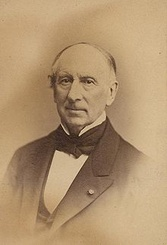
#> input picture datasets/images/Augustin_Louis_Cauchy.jpg, 167 x 245 px, shrunk from 220 x 323 before the run; the run also reads 1 picture not shown here
$ python visualisation.py
#> lines starting #> are read from the running program, lines starting #| are printed output that depends on the picture
# %%

import numpy as np
import cv2
from PIL import Image
import random
from glob import glob
import os
import matplotlib.pyplot as plt

# %%
# Convertit les images en nuance de gris


def GaussianNoise(image):
    """
    Return six images with gaussian noise,
    sigma = 10, 25, 50, 75, 170
    """
    noisy_images = []
    sigmas = np.array([10, 25, 50, 75, 170])

    for i in sigmas:
        row, col, ch = image.shape
        mean = 0
        sigma = i
        gauss = np.random.normal(mean, sigma, (row, col, ch))
        gauss = gauss.reshape(row, col, ch)
        noisy = image + gauss
        noisy_images.append(noisy)

    return noisy_images


def SavNoise(noisy_images, filename):
    for i in range(len(noisy_images)):
        cv2.imwrite(
            f'datasets/visualization/noisy_images/{filename}_AWG_{i}.jpg', noisy_images[i])


def sp_noise(image, prob):
    '''
    Add salt and pepper noise to image
    prob: Probability of the noise
    '''
    output = np.zeros(image.shape, np.uint8)
    thres = 1 - prob
    for i in range(image.shape[0]):
        for j in range(image.shape[1]):
            rdn = random.random()
            if rdn < prob:
                output[i][j] = 0
            elif rdn > thres:
                output[i][j] = 255
            else:
                output[i][j] = image[i][j]
    return output


def visualization(path='datasets/images/FDS.jpg', filename='FDS'):

#> called with filename = 'Augustin_Louis_Cauchy'
    img = Image.open(path)
#> img is the input picture: PIL image 167x245 RGB; mean R, G, B 177.1, 148, 111.9
    BaW = img.convert("L")
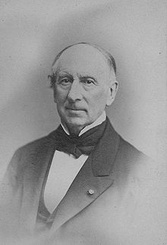
#> BaW: PIL image 167x245 L; min 20, max 217, mean 152.6
    BaW.save(f"datasets/visualization/images_BW/{filename}_BW.png")

    img1 = cv2.imread(f"datasets/visualization/images_BW/{filename}_BW.png")
#> img1: shape (245, 167, 3); min 20, max 217, mean 152.6
    AWG_img1 = GaussianNoise(img1)
#> the loop in GaussianNoise, `for i in sigmas:` made 5 passes
#> pass 1, in GaussianNoise, `noisy = image + gauss`:
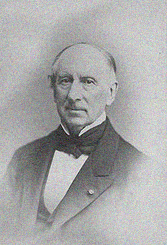
#> noisy: shape (245, 167, 3) float64; mean B, G, R 152.6, 152.7, 152.6; drawn with min black and max white
#> pass 2, in GaussianNoise, `noisy = image + gauss`:
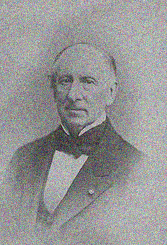
#> noisy: shape (245, 167, 3) float64; mean B, G, R 152.5, 152.6, 152.8; drawn with min black and max white
#> pass 3, in GaussianNoise, `noisy = image + gauss`:
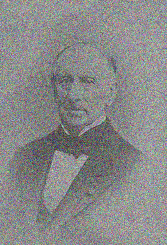
#> noisy: shape (245, 167, 3) float64; mean B, G, R 152.6, 153.1, 152.5; drawn with min black and max white
#> after the loop in GaussianNoise, `for i in sigmas:`: noisy_images = 5 items
#> AWG_img1 = 5 items
    SavNoise(AWG_img1, filename)
#> the loop in SavNoise, `for i in range(len(noisy_images)):` made 5 passes
    sp_img1 = sp_noise(img1, 0.05)
#> after the loop in sp_noise, `for i in range(image.shape[0]):`:
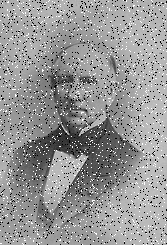
#> output: shape (245, 167, 3); min 0, max 255, mean 149.8
    cv2.imwrite(
        f'datasets/visualization/noisy_images/sp_{filename}.jpg', sp_img1)

    dir_path = os.path.dirname(os.path.realpath(__file__))

    files_path = os.path.join(dir_path, 'datasets/visualization/noisy_images')
    files = glob(os.path.join(files_path, '*.jpg'))
    imagessss = []
    for im in files:
        imagessss.append(Image.open(im))

    _, axs = plt.subplots(1, 6, figsize=(12, 12))
    axs = axs.flatten()
    type = ["AWG  σ = 10", "AWG  σ = 25", "AWG  σ = 50",
            "AWG  σ = 75", "AWG  σ = 175", 'Salt&Pepper p = 5%']
    i = 0
    for img, ax in zip(imagessss, axs):
        ax.imshow(img)
        ax.axes.set_title(type[i])
        i += 1
        ax.set_axis_off()
#> this loop made 1 pass
#> i on pass 1: 1
#> after the loop, i = 1
    plt.savefig("Cauchy_noise.pdf")
    plt.show()


visualization(path='datasets/images/Augustin_Louis_Cauchy.jpg',
              filename='Augustin_Louis_Cauchy')
# %%
